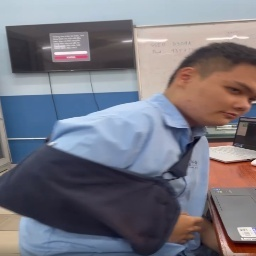
#> input picture lab1/segmentation_dataset/images/image 10.jpg, 256 x 256 px; its folder holds only this picture in this run
$ python overlays.py
#> lines starting #> are read from the running program, lines starting #| are printed output that depends on the picture
import os
import cv2

IMG_DIR = "segmentation_dataset/images"
MASK_DIR = "segmentation_dataset/masks"
OUT_DIR = "segmentation_dataset/overlays"
os.makedirs(OUT_DIR, exist_ok=True)

for img_name in sorted(os.listdir(IMG_DIR)):
    if not img_name.lower().endswith((".jpg", ".jpeg", ".png")):
        continue

    base = os.path.splitext(img_name)[0]
    img_path = os.path.join(IMG_DIR, img_name)
    mask_path = os.path.join(MASK_DIR, base + ".png")

    img = cv2.imread(img_path)
#> img is the input picture: shape (256, 256, 3); mean B, G, R 127.9, 117.6, 118.9
    if img is None or not os.path.exists(mask_path):
        continue

    mask = cv2.imread(mask_path, 0)
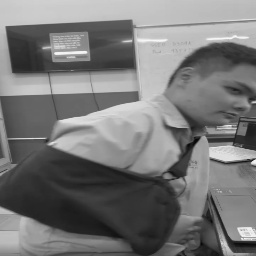
#> mask: shape (256, 256); min 6, max 250, mean 119.2
    color_mask = cv2.applyColorMap(mask, cv2.COLORMAP_JET)
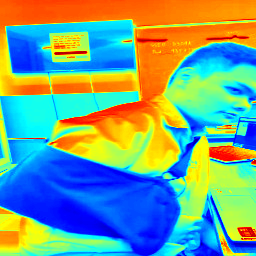
#> color_mask: shape (256, 256, 3); mean B, G, R 139.2, 160.5, 115.5
    overlay = cv2.addWeighted(img, 0.7, color_mask, 0.3, 0)
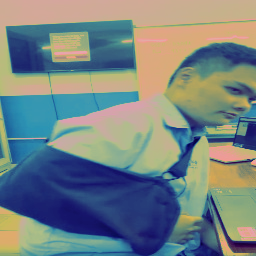
#> overlay: shape (256, 256, 3); mean B, G, R 131.3, 130.5, 117.8

    cv2.imwrite(os.path.join(OUT_DIR, base + ".jpg"), overlay)

print("Da tao overlays:", OUT_DIR)

$ run again, on lab1/segmentation_dataset/images/image 24.jpg
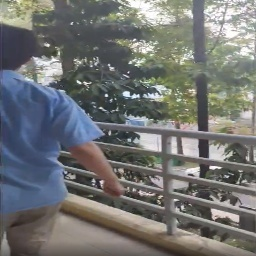
#> input picture lab1/segmentation_dataset/images/image 24.jpg, 256 x 256 px
#> img is the input picture: shape (256, 256, 3); mean B, G, R 114.4, 115.3, 113.6
#> `color_mask = cv2.applyColorMap(mask, cv2.COLORMAP_JET)`:
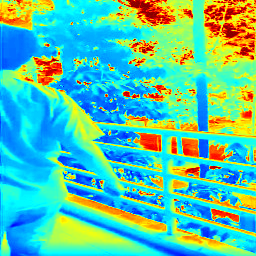
#> color_mask: shape (256, 256, 3); mean B, G, R 167.7, 198.2, 85.9
#> `overlay = cv2.addWeighted(img, 0.7, color_mask, 0.3, 0)`:
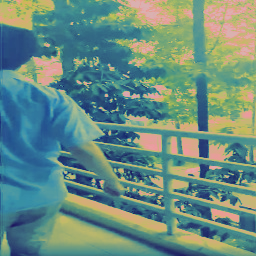
#> overlay: shape (256, 256, 3); mean B, G, R 130.4, 140.2, 105.3

$ run again, on lab1/segmentation_dataset/images/image 33.jpg
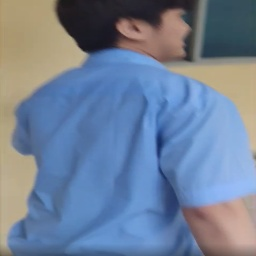
#> input picture lab1/segmentation_dataset/images/image 33.jpg, 256 x 256 px
#> img is the input picture: shape (256, 256, 3); mean B, G, R 152.8, 128.3, 111.7
#> `color_mask = cv2.applyColorMap(mask, cv2.COLORMAP_JET)`:
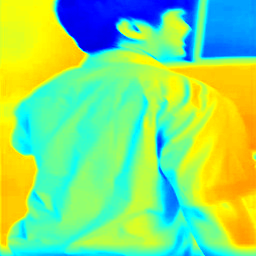
#> color_mask: shape (256, 256, 3); mean B, G, R 119.9, 222.4, 135.3
#> `overlay = cv2.addWeighted(img, 0.7, color_mask, 0.3, 0)`:
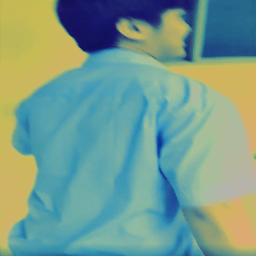
#> overlay: shape (256, 256, 3); mean B, G, R 142.9, 156.5, 118.8

$ run again, on lab1/segmentation_dataset/images/image 37.jpg
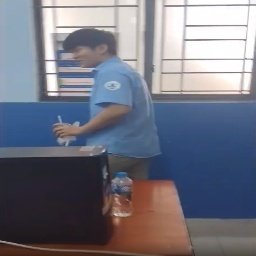
#> input picture lab1/segmentation_dataset/images/image 37.jpg, 256 x 256 px
#> img is the input picture: shape (256, 256, 3); mean B, G, R 129.4, 117, 115.3
#> `color_mask = cv2.applyColorMap(mask, cv2.COLORMAP_JET)`:
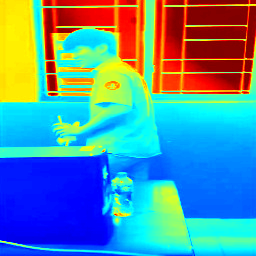
#> color_mask: shape (256, 256, 3); mean B, G, R 162, 143.6, 81.3
#> `overlay = cv2.addWeighted(img, 0.7, color_mask, 0.3, 0)`:
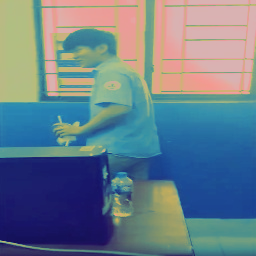
#> overlay: shape (256, 256, 3); mean B, G, R 139.2, 125, 105.1

$ run again, on lab1/segmentation_dataset/images/image 16.jpg
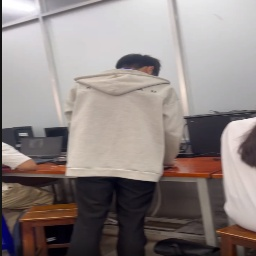
#> input picture lab1/segmentation_dataset/images/image 16.jpg, 256 x 256 px
#> img is the input picture: shape (256, 256, 3); mean B, G, R 131.5, 133.3, 142.6
#> `color_mask = cv2.applyColorMap(mask, cv2.COLORMAP_JET)`:
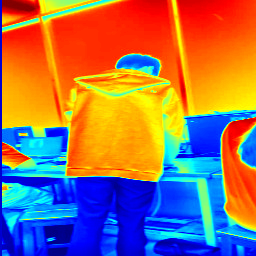
#> color_mask: shape (256, 256, 3); mean B, G, R 97.3, 111.8, 151.6
#> `overlay = cv2.addWeighted(img, 0.7, color_mask, 0.3, 0)`:
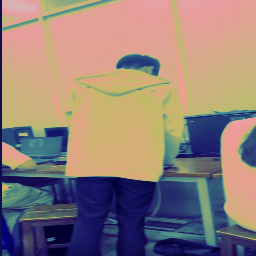
#> overlay: shape (256, 256, 3); mean B, G, R 121.3, 126.9, 145.3
